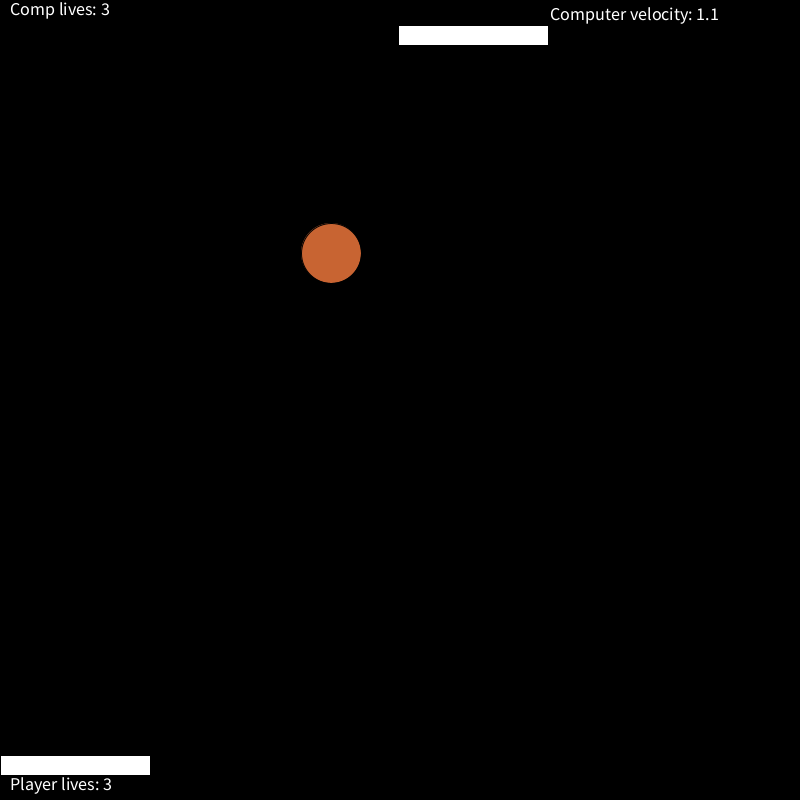
Frame 1 (no input)
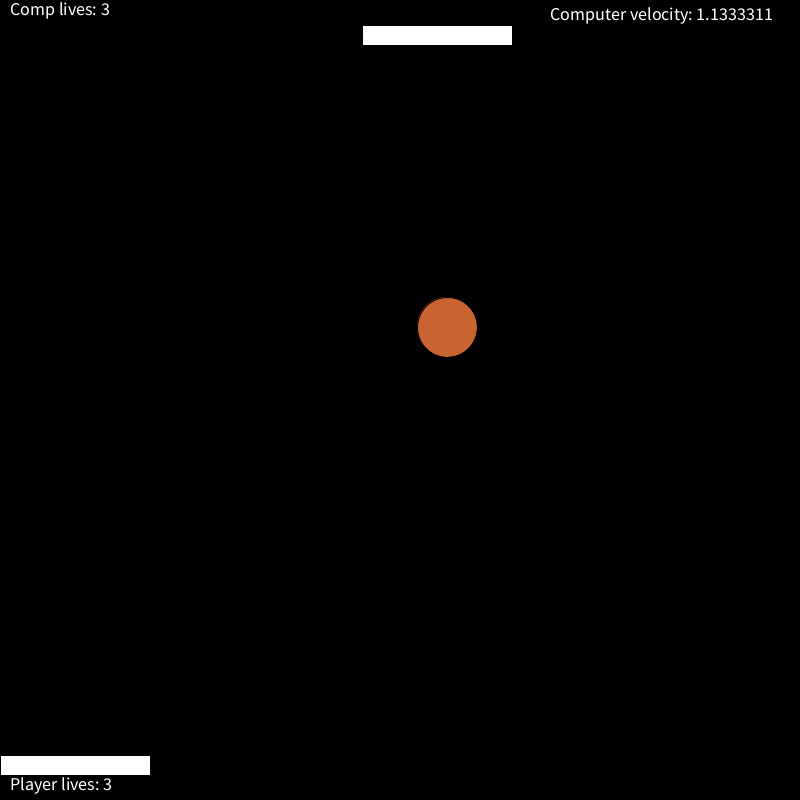
Frame 60 (the mouse pressed at the canvas centre just before this capture)
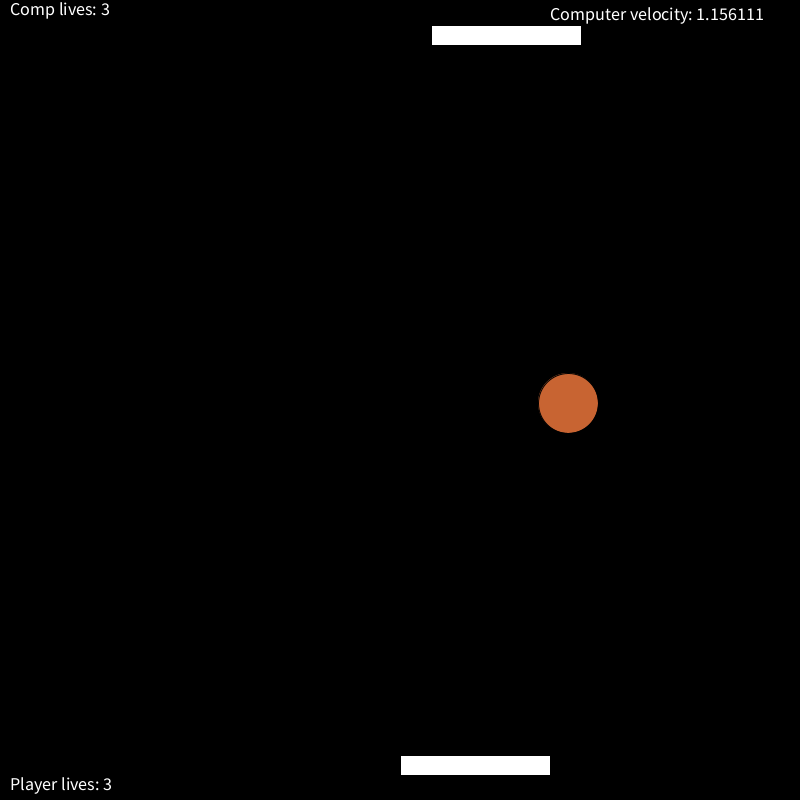
Frame 120 (the mouse held since frame 60 and released just before this capture)

The Processing sketch that drew these frames (run headless with seeded random() and noise(); from frame 60 on, the mouse is pressed at the canvas centre):

// Processing sketch: Pong
// ── Pong.pde
Player thePlayer;
Player computer;
Ball theBall;
int time;
int velTime;
String playerLives;
String computerLives;

void settings(){
  size(SCREENX, SCREENY);
}

void setup(){
  thePlayer = new Player(SCREENY-MARGIN-PADDLEHEIGHT);
  computer = new Player(MARGIN);
  theBall = new Ball();
  playerLives = Integer.toString(NUMLIVES);
  computerLives = Integer.toString(NUMLIVES);
  ellipseMode(RADIUS);
  frameRate(120);
  computer.vel = 1.1;
  time = millis();
  velTime = millis();
}

void computerMove(){
  if(computer.xpos + PADDLEWIDTH/2 < theBall.x) computer.xpos += computer.vel;
  else if(computer.xpos + PADDLEWIDTH/2 > theBall.x) computer.xpos -= computer.vel;

  if(millis() > time + 200){
    if(computer.vel <= theBall.dx + 0.5) computer.vel *= 1.01;
    time = millis();
  }
}

void mousePressed(){
  loop();
}

void reset(){
  theBall.x = SCREENX/2;
  theBall.y = SCREENY/2;
  theBall.dx = random(1, 2);
  theBall.dy = random(1, 2);
  computer.xpos = SCREENX/2 - PADDLEWIDTH/2;
  background(0);
  thePlayer.draw();
  computer.draw();
  theBall.draw();
  drawText();
  noLoop();
}

void drawText(){
  fill(255);
  textSize(18);
  text("Comp lives: " + computerLives, 10, 15);
  text("Player lives: " + playerLives, 10, SCREENY - 10);
  text("Computer velocity: " + computer.vel, SCREENX - 250, 20);
  //text("Player velocity: " + thePlayer.vel, 10, SCREENY - 20);
}

void deathCheck(){
  if(theBall.y < BALLRADIUS){
    if(--computer.lives > 0){
      computerLives = Integer.toString(computer.lives);
      reset();
    }
    else {
      textSize(64);
      fill(0, 255, 0);
      background(0);
      text("YOU WIN", SCREENX/2, SCREENY/2);
    }
  } else if(theBall.y > SCREENY - BALLRADIUS){
    if(--thePlayer.lives > 0){
      playerLives = Integer.toString(thePlayer.lives);
      reset();
    }
    else {
      textSize(64);
      fill(255, 0, 0);
      background(0);
      text("GAME OVER", SCREENX/2, SCREENY/2);
    }
  }
}

void draw() {
  background(0);

  if(millis() > velTime + 1000){
      thePlayer.vel = thePlayer.xpos - thePlayer.prevXPos;
      thePlayer.prevXPos = thePlayer.xpos;
  }

  thePlayer.move(mouseX);
  theBall.move(thePlayer);
  computerMove();

  theBall.collidePlayer(thePlayer);
  theBall.collideEnemy(computer);
  theBall.collideWall();

  thePlayer.draw();
  computer.draw();
  theBall.draw();

  drawText();
  deathCheck();
}

// ── Ball.pde
class Ball {
  float x;
  float y;
  float dx;
  float dy;
  float time;
  int radius;
  color ballColor = color(200, 100, 50);

  Ball() {
    x = random(SCREENX/4, SCREENX/2);
    y = random(SCREENY/4, SCREENY/2);
    dx = random(1, 2);
    dy = random(1, 2);
    time = millis();
    radius=BALLRADIUS;
  }

  void move(Player tp) {
    x = x+dx;
    y = y+dy;

    if(millis() > time + 300){
      dx *= 1.01;
      dy *= 1.01;
      time = millis();
    }
  }

  void draw() {
    fill(ballColor);
    ellipse(int(x), int(y), radius,
      radius);
  }

  void collidePlayer(Player tp) {
    if (y+radius >= tp.ypos && y-radius<=tp.ypos+PADDLEHEIGHT && x >= tp.xpos && x <= tp.xpos+PADDLEWIDTH) {
      println("collided!");
      dy=-dy;
      dx += 0.1*tp.vel;
    }
  }

   void collideEnemy(Player ep) {
    if (y-radius <= ep.ypos+PADDLEHEIGHT && y-radius>=ep.ypos && x >= ep.xpos && x <= ep.xpos+PADDLEWIDTH) {
      println("collided!");
      dy=-dy;
      dx += 0.5*ep.vel;
    }
  }

    void collideWall(){
      if (x-radius <= 0) dx=-dx;
      else if (x+radius >= SCREENX) dx=-dx;
    }
}

// ── Constants.pde
final int SCREENX = 800;
final int SCREENY = 800;
final int PADDLEHEIGHT = 20;
final int PADDLEWIDTH = 150;
final int NUMLIVES = 3;
final int BALLRADIUS = 30;
final int MARGIN = 25;

// ── Player.pde
class Player {
  float xpos; float prevXPos; float ypos; float vel;
  int lives;
  color paddlecolor = color(255);
  Player(float screen_y){
    xpos=SCREENX/2;
    ypos=screen_y;
    vel = 0;
    lives=NUMLIVES;
  }

  void move(float x){
    if(x>SCREENX-PADDLEWIDTH) xpos = SCREENX-PADDLEWIDTH;
    else xpos=x;
  }

  void draw(){
    fill(paddlecolor);
    rect(xpos, ypos, PADDLEWIDTH, PADDLEHEIGHT);
  }
  
}
